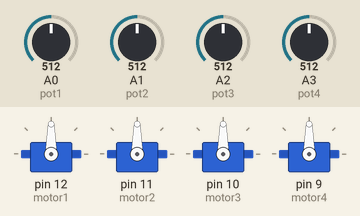
Recording of a sketch running on a simulated Arduino Uno, built with avr-gcc and run on an emulated ATmega328P. On the bench: 4 × servo. The inputs (shaded band) are chosen by the test bench; at power-on: A0 (pot1) = 512, A1 (pot2) = 512, A2 (pot3) = 512, A3 (pot4) = 512.

Above: at 1.2 s.
1.3 s: A0 (pot1) set to 716
At 2.3 s:
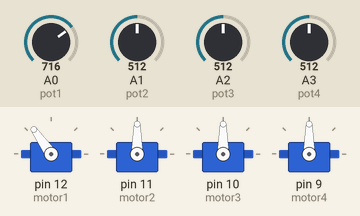
2.8 s: A1 (pot2) set to 716
At 3.8 s:
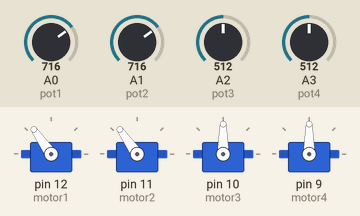
4.3 s: A2 (pot3) set to 716
At 5.1 s:
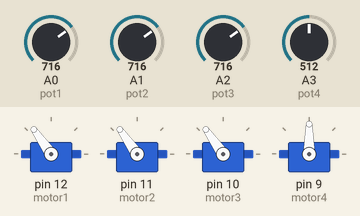
5.8 s: A3 (pot4) set to 716
At 6.7 s:
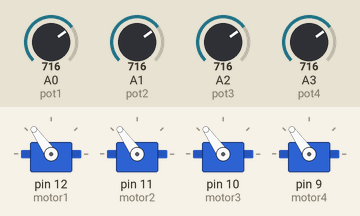
7.3 s: A0 (pot1) set to 992
At 8.2 s:
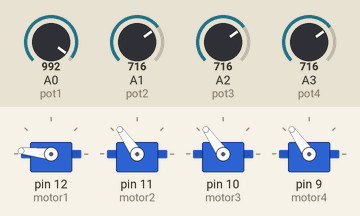
8.8 s: A1 (pot2) set to 992
At 9.5 s:
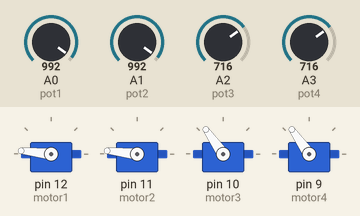
Timing chart, 0 to 11.3 s (numbered marks = the images above; inputs shaded):
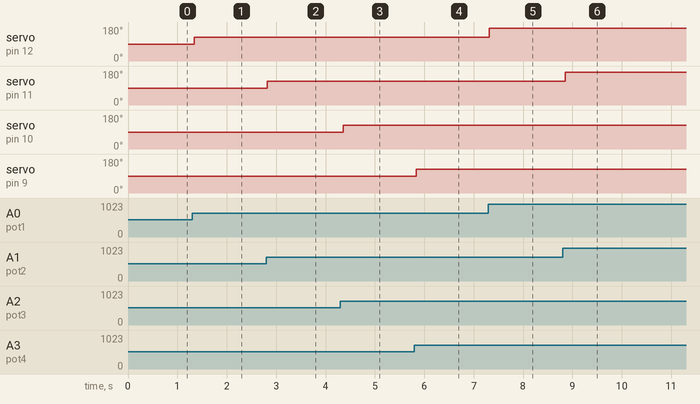

The sketch:

servo_motor_potansiyometre.ino
```cpp
#include <Servo.h>

Servo motor1,motor2,motor3,motor4;

int pot1 = A0;
int deger1;

int pot2 = A1;
int deger2;

int pot3 = A2;
int deger3;

int pot4 = A3;
int deger4;

void setup() {
  motor1.attach(12);
  motor2.attach(11);
  motor3.attach(10);
  motor4.attach(9);
}

void loop() {
  deger1 = analogRead(pot1);
  deger1 = map(deger1, 0, 1023, 0, 180);
  motor1.write(deger1);
  delay(15);

  deger2 = analogRead(pot2);
  deger2 = map(deger2, 0, 1023, 0, 180);
  motor2.write(deger2);
  delay(15);

  deger3 = analogRead(pot3);
  deger3 = map(deger3, 0, 1023, 0, 180);
  motor3.write(deger3);
  delay(15);

  deger4 = analogRead(pot4);
  deger4 = map(deger4, 0, 1023, 0, 180);
  motor4.write(deger4);
  delay(15);

}
```

Measured:
- after the input at 1.3 s, servo on pin 12 (motor1): 90° → 125° at once
- after the input at 2.8 s, servo on pin 11 (motor2): 90° → 125° at once
- after the input at 4.3 s, servo on pin 10 (motor3): 90° → 125° after 0.06 s
- after the input at 5.8 s, servo on pin 9 (motor4): 90° → 125° at once
- after the input at 7.3 s, servo on pin 12 (motor1): 125° → 174° at once
- after the input at 8.8 s, servo on pin 11 (motor2): 125° → 174° after 0.05 s
